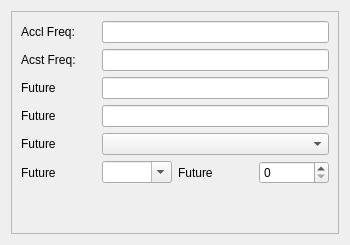
      <widget class="QWidget" name="tab_4">
       <attribute name="title">
        <string>Processing Info</string>
       </attribute>
       <layout class="QVBoxLayout" name="verticalLayout_8">
        <item>
         <widget class="QFrame" name="frame_4">
          <property name="frameShape">
           <enum>QFrame::StyledPanel</enum>
          </property>
          <property name="frameShadow">
           <enum>QFrame::Raised</enum>
          </property>
          <layout class="QVBoxLayout" name="verticalLayout_5">
           <item>
            <layout class="QHBoxLayout" name="horizontalLayout_31">
             <item>
              <widget class="QLabel" name="sampleFrequencyd">
               <property name="sizePolicy">
                <sizepolicy hsizetype="Maximum" vsizetype="Preferred">
                 <horstretch>0</horstretch>
                 <verstretch>0</verstretch>
                </sizepolicy>
               </property>
               <property name="maximumSize">
                <size>
                 <width>75</width>
                 <height>16777215</height>
                </size>
               </property>
               <property name="text">
                <string>Accl Freq:</string>
               </property>
              </widget>
             </item>
             <item>
              <widget class="QLineEdit" name="samFreqAccl">
               <property name="sizePolicy">
                <sizepolicy hsizetype="Maximum" vsizetype="Fixed">
                 <horstretch>0</horstretch>
                 <verstretch>0</verstretch>
                </sizepolicy>
               </property>
               <property name="maximumSize">
                <size>
                 <width>300</width>
                 <height>16777215</height>
                </size>
               </property>
              </widget>
             </item>
            </layout>
           </item>
           <item>
            <layout class="QHBoxLayout" name="horizontalLayout_32">
             <item>
              <widget class="QLabel" name="label_35">
               <property name="sizePolicy">
                <sizepolicy hsizetype="Maximum" vsizetype="Preferred">
                 <horstretch>0</horstretch>
                 <verstretch>0</verstretch>
                </sizepolicy>
               </property>
               <property name="maximumSize">
                <size>
                 <width>75</width>
                 <height>16777215</height>
                </size>
               </property>
               <property name="text">
                <string>Acst Freq:</string>
               </property>
              </widget>
             </item>
             <item>
              <widget class="QLineEdit" name="samFreqAcst">
               <property name="sizePolicy">
                <sizepolicy hsizetype="Maximum" vsizetype="Fixed">
                 <horstretch>0</horstretch>
                 <verstretch>0</verstretch>
                </sizepolicy>
               </property>
               <property name="maximumSize">
                <size>
                 <width>300</width>
                 <height>16777215</height>
                </size>
               </property>
              </widget>
             </item>
            </layout>
           </item>
           <item>
            <layout class="QHBoxLayout" name="horizontalLayout_33">
             <item>
              <widget class="QLabel" name="label_36">
               <property name="sizePolicy">
                <sizepolicy hsizetype="Maximum" vsizetype="Preferred">
                 <horstretch>0</horstretch>
                 <verstretch>0</verstretch>
                </sizepolicy>
               </property>
               <property name="maximumSize">
                <size>
                 <width>75</width>
                 <height>16777215</height>
                </size>
               </property>
               <property name="text">
                <string>Future</string>
               </property>
              </widget>
             </item>
             <item>
              <widget class="QLineEdit" name="lineEdit_7">
               <property name="sizePolicy">
                <sizepolicy hsizetype="Maximum" vsizetype="Fixed">
                 <horstretch>0</horstretch>
                 <verstretch>0</verstretch>
                </sizepolicy>
               </property>
               <property name="maximumSize">
                <size>
                 <width>300</width>
                 <height>16777215</height>
                </size>
               </property>
              </widget>
             </item>
            </layout>
           </item>
           <item>
            <layout class="QHBoxLayout" name="horizontalLayout_34">
             <item>
              <widget class="QLabel" name="label_37">
               <property name="sizePolicy">
                <sizepolicy hsizetype="Maximum" vsizetype="Preferred">
                 <horstretch>0</horstretch>
                 <verstretch>0</verstretch>
                </sizepolicy>
               </property>
               <property name="maximumSize">
                <size>
                 <width>75</width>
                 <height>16777215</height>
                </size>
               </property>
               <property name="text">
                <string>Future</string>
               </property>
              </widget>
             </item>
             <item>
              <widget class="QLineEdit" name="lineEdit_8">
               <property name="sizePolicy">
                <sizepolicy hsizetype="Maximum" vsizetype="Fixed">
                 <horstretch>0</horstretch>
                 <verstretch>0</verstretch>
                </sizepolicy>
               </property>
               <property name="maximumSize">
                <size>
                 <width>300</width>
                 <height>16777215</height>
                </size>
               </property>
              </widget>
             </item>
            </layout>
           </item>
           <item>
            <layout class="QHBoxLayout" name="horizontalLayout_35">
             <item>
              <widget class="QLabel" name="label_38">
               <property name="sizePolicy">
                <sizepolicy hsizetype="Maximum" vsizetype="Preferred">
                 <horstretch>0</horstretch>
                 <verstretch>0</verstretch>
                </sizepolicy>
               </property>
               <property name="maximumSize">
                <size>
                 <width>75</width>
                 <height>16777215</height>
                </size>
               </property>
               <property name="text">
                <string>Future</string>
               </property>
              </widget>
             </item>
             <item>
              <widget class="QComboBox" name="comboBox_2">
               <property name="sizePolicy">
                <sizepolicy hsizetype="Fixed" vsizetype="Fixed">
                 <horstretch>0</horstretch>
                 <verstretch>0</verstretch>
                </sizepolicy>
               </property>
               <property name="maximumSize">
                <size>
                 <width>300</width>
                 <height>16777215</height>
                </size>
               </property>
              </widget>
             </item>
            </layout>
           </item>
           <item>
            <layout class="QHBoxLayout" name="horizontalLayout_36">
             <item>
              <layout class="QHBoxLayout" name="horizontalLayout_37">
               <item>
                <widget class="QLabel" name="label_39">
                 <property name="sizePolicy">
                  <sizepolicy hsizetype="Maximum" vsizetype="Preferred">
                   <horstretch>0</horstretch>
                   <verstretch>0</verstretch>
                  </sizepolicy>
                 </property>
                 <property name="maximumSize">
                  <size>
                   <width>60</width>
                   <height>16777215</height>
                  </size>
                 </property>
                 <property name="text">
                  <string>Future</string>
                 </property>
                </widget>
               </item>
               <item>
                <spacer name="horizontalSpacer_3">
                 <property name="orientation">
                  <enum>Qt::Horizontal</enum>
                 </property>
                 <property name="sizeHint" stdset="0">
                  <size>
                   <width>40</width>
                   <height>20</height>
                  </size>
                 </property>
                </spacer>
               </item>
               <item>
                <widget class="QComboBox" name="acDc_2">
                 <property name="sizePolicy">
                  <sizepolicy hsizetype="Maximum" vsizetype="Fixed">
                   <horstretch>0</horstretch>
                   <verstretch>0</verstretch>
                  </sizepolicy>
                 </property>
                 <property name="maximumSize">
                  <size>
                   <width>70</width>
                   <height>16777215</height>
                  </size>
                 </property>
                 <property name="editable">
                  <bool>true</bool>
                 </property>
                 <property name="currentText">
                  <string notr="true"/>
                 </property>
                 <property name="currentIndex">
                  <number>-1</number>
                 </property>
                </widget>
               </item>
              </layout>
             </item>
             <item>
              <layout class="QHBoxLayout" name="horizontalLayout_38">
               <item>
                <widget class="QLabel" name="label_40">
                 <property name="sizePolicy">
                  <sizepolicy hsizetype="Maximum" vsizetype="Preferred">
                   <horstretch>0</horstretch>
                   <verstretch>0</verstretch>
                  </sizepolicy>
                 </property>
                 <property name="maximumSize">
                  <size>
                   <width>60</width>
                   <height>16777215</height>
                  </size>
                 </property>
                 <property name="text">
                  <string>Future</string>
                 </property>
                </widget>
               </item>
               <item>
                <spacer name="horizontalSpacer_4">
                 <property name="orientation">
                  <enum>Qt::Horizontal</enum>
                 </property>
                 <property name="sizeHint" stdset="0">
                  <size>
                   <width>40</width>
                   <height>20</height>
                  </size>
                 </property>
                </spacer>
               </item>
               <item>
                <widget class="QSpinBox" name="numberPoles_2">
                 <property name="sizePolicy">
                  <sizepolicy hsizetype="Maximum" vsizetype="Fixed">
                   <horstretch>0</horstretch>
                   <verstretch>0</verstretch>
                  </sizepolicy>
                 </property>
                 <property name="minimumSize">
                  <size>
                   <width>70</width>
                   <height>0</height>
                  </size>
                 </property>
                </widget>
               </item>
              </layout>
             </item>
            </layout>
           </item>
           <item>
            <spacer name="verticalSpacer_6">
             <property name="orientation">
              <enum>Qt::Vertical</enum>
             </property>
             <property name="sizeHint" stdset="0">
              <size>
               <width>20</width>
               <height>40</height>
              </size>
             </property>
            </spacer>
           </item>
          </layout>
         </widget>
        </item>
       </layout>
      </widget>
